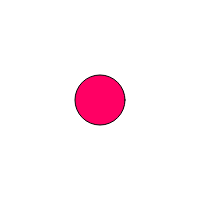
Frame 1 (no input)
Frame 60 (no input): identical to frame 1, image omitted
Frame 120 (the mouse pressed at the canvas centre since frame 60): identical to frame 1, image omitted

The p5.js sketch that drew this single still picture (run headless with seeded random() and noise() and a simulated clock; from frame 60 on, the mouse is pressed at the canvas centre):

// p5.js sketch
// ── sketch.js
let bgcolor;
let text;
function setup() {
  createCanvas(200, 200);
  bgcolor = color(255)
  text = createP('some text');
  button = createButton('go')
  button.mousePressed(changeBg)
  text.mouseOver(overChange)
  text.mouseOut(outChange)
}

function overChange(){
  text.style('background-color','pink')
  text.style('padding','24px')
}

function outChange(){
  text.style('background-color','green')
  text.style('padding','8px')
}

function draw() {
  background(bgcolor);
  
  fill(255,0,100)
  ellipse(100,100,50)
}

function changeBg () {
  bgcolor = random(255)
}
